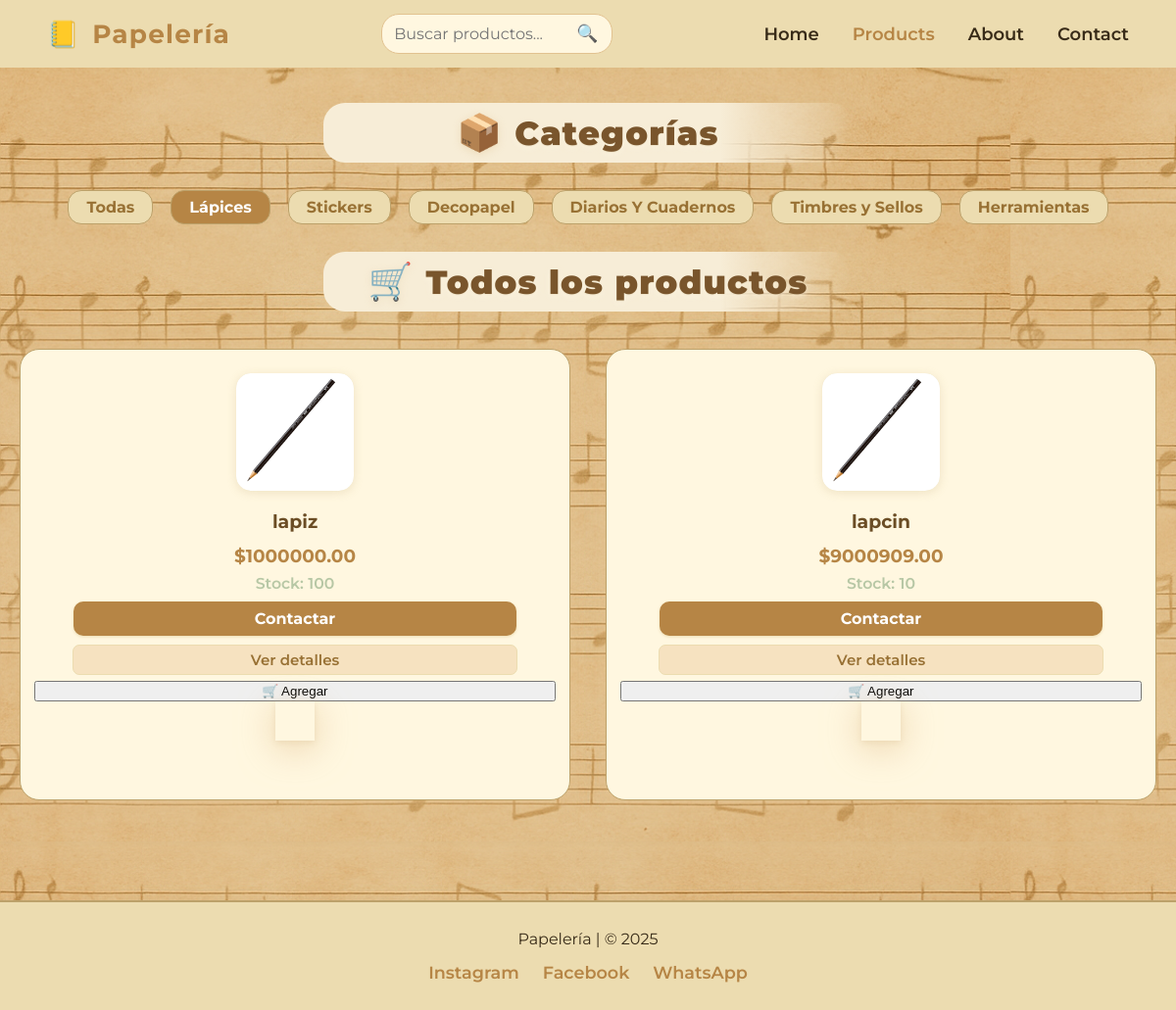
Screenshot of /productos/?categoria=1 with the database file from the repository.
### Tienda/models.py (models this page shows, shortened)
class Categoria(models.Model):
    nombre = models.CharField(max_length=100)
    descripcion = models.TextField(blank=True, null=True)

class Producto(models.Model):
    nombre = models.CharField(max_length=200)
    descripcion = models.TextField()
    precio = models.DecimalField(max_digits=10, decimal_places=2)
    imagen = models.ImageField(upload_to='productos/')
    stock = models.PositiveIntegerField(default=0)
    categoria = models.ForeignKey(Categoria, on_delete=models.CASCADE)
    fecha_creacion = models.DateTimeField(auto_now_add=True)
    destacado = models.BooleanField(default=False, help_text="¿Mostrar este producto en la página principal?")

### Tienda/views.py (the view)
# urls.py: path('productos/', views.productos, name='productos'),
def productos(request):
    categorias = Categoria.objects.all()
    productos = Producto.objects.all()
    categoria_id = request.GET.get('categoria')
    buscar = request.GET.get('buscar')
    if categoria_id:
        productos = productos.filter(categoria_id=categoria_id)
    if buscar:
        productos = productos.filter(nombre__icontains=buscar)
    paginator = Paginator(productos, 8)  # 8 productos por página, ajustá si querés más/menos
    page_number = request.GET.get('page')
    productos_page = paginator.get_page(page_number)
    return render(request, 'Tienda/productos.html', {
        'categorias': categorias,
        'productos': productos_page,
    })

### Tienda/templates/Tienda/productos.html (shortened to what this page needs)
{% load static %}
<!DOCTYPE html>
<html lang="es">
<head>
    <link rel="stylesheet" href="{% static 'Tienda/css/productos.css' %}">
    <link rel="stylesheet" href="{% static 'Tienda/css/footer.css' %}">
</head>
<body>
<header class="main-header">
  <div class="header-container">
    <div class="logo-nombre">
      <span class="logo">📒</span>
      <span class="nombre-tienda">Papelería</span>
    </div>
    <form action="{% url 'productos' %}" method="get" class="search-form" id="searchForm">
      <input type="text" name="buscar" placeholder="Buscar productos..." value="{{ request.GET.buscar|default_if_none:'' }}">
      <button type="submit" class="search-btn">🔍</button>
    </form>
    <nav class="main-nav" id="mainNav">
        <ul>
            <li>
                <a href="{% url 'home' %}"
                class="{% if request.resolver_match.url_name == 'home' %}active{% endif %}">
                Home
                </a>
            </li>
            <li>
                <a href="{% url 'productos' %}"
                class="{% if request.resolver_match.url_name == 'productos' %}active{% endif %}">
                Products
                </a>
            </li>
            <li>
                <a href="#"
                class="{% if request.resolver_match.url_name == 'about' %}active{% endif %}">
                About
                </a>
            </li>
            <li>
                <a href="#"
                class="{% if request.resolver_match.url_name == 'contact' %}active{% endif %}">
                Contact
                </a>
            </li>
        </ul>
    </nav>
  </div>
</header>
<main>
    <div class="section-title">
        <span class="icon-title">📦</span>
        <h2>Categorías</h2>
    </div>
    <ul class="categorias-lista">
        <li>
            <a href="{% url 'productos' %}" {% if not request.GET.categoria %}class="selected"{% endif %}>Todas</a>
        </li>
        {% for categoria in categorias %}
            <li>
                <a href="{% url 'productos' %}?categoria={{ categoria.id }}"
                {% if request.GET.categoria|default:'' == categoria.id|stringformat:'s' %}class="selected"{% endif %}>
                    {{ categoria.nombre }}
                </a>
            </li>
        {% endfor %}
    </ul>
    <div class="section-title">
        <span class="icon-title">🛒</span>
        <h2>Todos los productos</h2>
    </div>
    <div class="products-grid">
        {% for producto in productos %}
            <div class="product-card {% if producto.stock == 0 %}out-stock{% endif %}">
                <a href="{% url 'detalle_producto' producto.id %}" class="img-link">
                    <img src="{{ producto.imagen.url }}" alt="{{ producto.nombre }}">
                </a>
                <div class="product-title">{{ producto.nombre }}</div>
                {% if producto.oferta %}
                  <div class="product-precio">
                    <span class="oferta">${{ producto.oferta }}</span>
                    <span class="precio-tachado">${{ producto.precio }}</span>
                  </div>
                {% else %}
                  <div class="product-precio">${{ producto.precio }}</div>
                {% endif %}
                <div class="stock-info {% if producto.stock == 0 %}sin-stock{% endif %}">
                  {% if producto.stock > 0 %}
                      Stock: {{ producto.stock }}
                  {% else %}
                      Sin stock
                  {% endif %}
                </div>
                <div class="product-actions">
                    <a class="btn-contact"
                       href="https://wa.me/56945657563?text=Hola%2C%20me%20interesa%20el%20producto%20{{ producto.nombre|urlencode }}"
                       target="_blank">
                       Contactar
                    </a>
                    <a class="btn-detalle" href="{% url 'detalle_producto' producto.id %}">
                        Ver detalles
                    </a>
                    <button class="btn-add-cart" data-id="{{ producto.id }}" data-nombre="{{ producto.nombre }}">
                        🛒 Agregar
                    </button>
                </div>
                <div class="products-grid">
                </div>
            </div>
        {% empty %}
            <p>No hay productos en esta categoría.</p>
        {% endfor %}
    </div>
</main>
<footer class="footer">
    <div class="footer-container">
        <div>Papelería | &copy; 2025</div>
        <div class="footer-links">
            <a href="#">Instagram</a>
            <a href="#">Facebook</a>
            <a href="#">WhatsApp</a>
        </div>
    </div>
</footer>
</body>
</html>

### Tienda/static/Tienda/css/footer.css (style rules this page uses)
.footer { background: #ecdcb0; padding: 28px 0; text-align: center; border-top: 2px solid #bca16a; margin-top: 60px; }
.footer-container { max-width: 1200px; margin: 0 auto; display: flex; flex-direction: column; align-items: center; gap: 8px; }
.footer-links { display: flex; gap: 24px; margin-top: 6px; }
.footer-links a { color: #b68545; text-decoration: none; font-weight: 600; font-size: 1.1rem; transition: color 0.2s; }
.footer { flex-shrink: 0; width: 100vw; position: relative; left: 0; bottom: 0; }

### rows the page displays
Categoria: nombre "Lápices"
Categoria: nombre "Stickers"
Categoria: nombre "Decopapel"
Categoria: nombre "Diarios Y Cuadernos"
Categoria: nombre "Timbres y Sellos"
Categoria: nombre "Herramientas"
Producto: imagen (picture), nombre "lapiz", precio "1000000.00", stock "100"
Producto: imagen (picture), nombre "lapcin", precio "9000909.00", stock "10"
